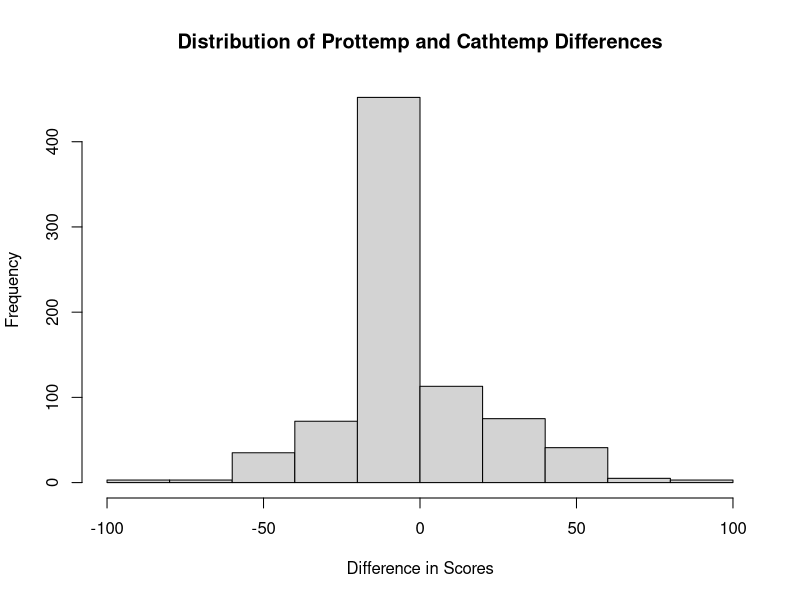

Recreate this plot in R.
## ---- chunk 1
library(tidyverse)
library(ggplot2)
## ---- chunk 2
gss <- read_csv('../datasets/GSS_religion.csv')
## ---- chunk 3
sum(!is.na(gss$prottemp) & (gss$prottemp >= 0) & (gss$prottemp <=100) &
    !is.na(gss$cathtemp) & (gss$cathtemp >= 0) & (gss$cathtemp <=100))
## ---- chunk 4
diff_prottemp_cathtemp <- gss$prottemp - gss$cathtemp
## ---- chunk 5
summary(diff_prottemp_cathtemp)
## ---- chunk 6
hist(diff_prottemp_cathtemp, main = 'Distribution of Prottemp and Cathtemp Differences', xlab = 'Difference in Scores')
